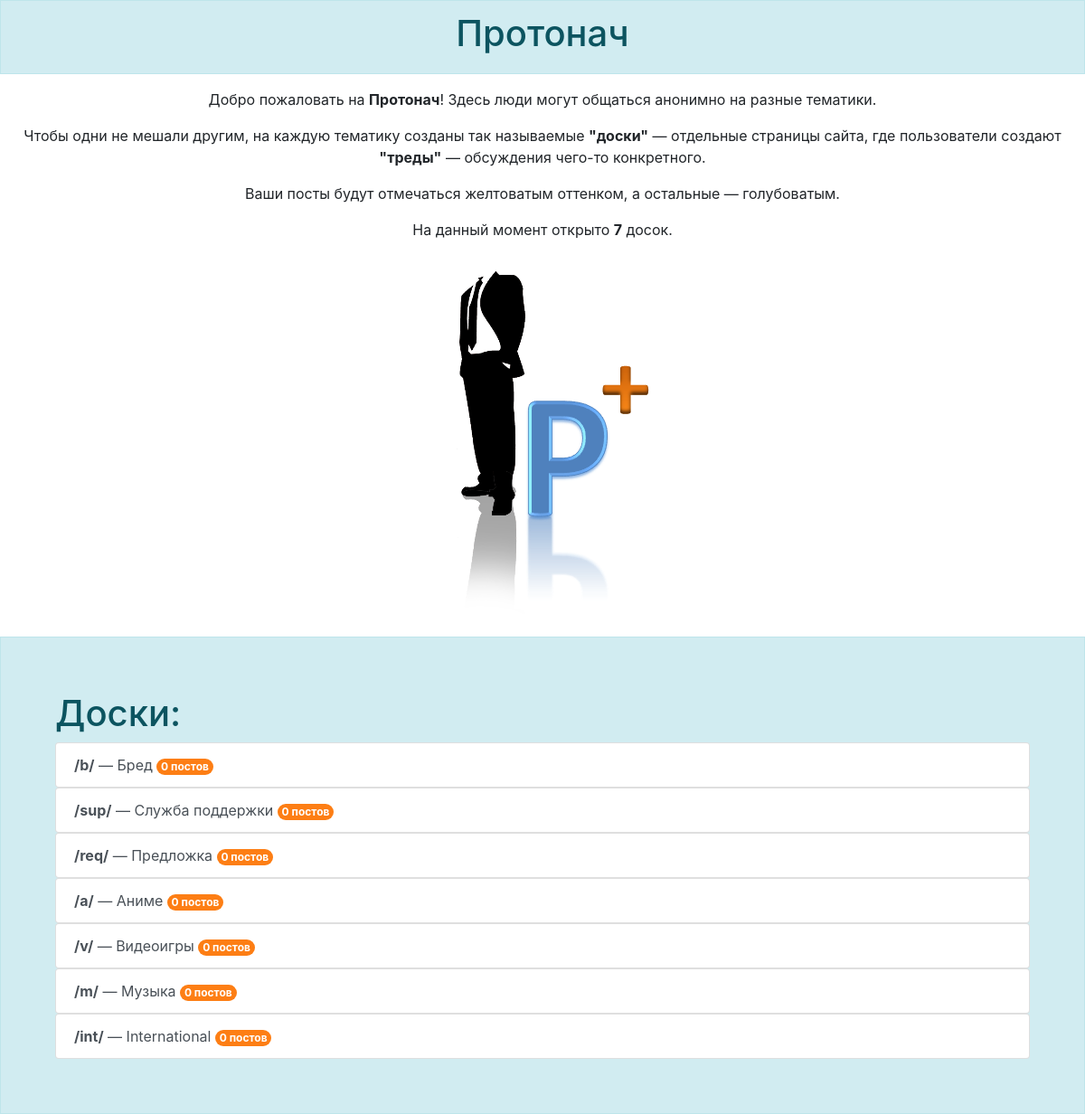
The page / on the database its author committed.
### data/boards.py (models this page shows)
class Boards(SqlAlchemyBase):
    __tablename__ = 'boards'
    name = sqlalchemy.Column(sqlalchemy.String, primary_key=True, unique=True)
    full_name = sqlalchemy.Column(sqlalchemy.String, nullable=False)
    about = sqlalchemy.Column(sqlalchemy.Text, nullable=False)
    posts = orm.relation("Posts", back_populates='board')

### main.py (the view)
@app.route("/")
def index():
    ip = get_ip()
    if "message" in session:
        session.pop("message")
    clear_captcha_from_ip(ip)
    db_sess = db_session.create_session()
    boards = db_sess.query(Boards)
    posts = {}
    for board in boards:
        posts[board.name] = db_sess.query(Posts).filter(Posts.board_name == board.name).count()
    return render_template("index.html", boards=boards, boards_count=boards.count(), posts=posts)

### data/db_session.py (called while the page is built)
def create_session() -> Session:
    global __factory
    return __factory()

### main.py (called while the page is built)
def clear_captcha_from_ip(ip):
    if ip in captcha_for_ip:
        if os.path.isfile(f"static/media/captchas/{captcha_for_ip[ip][0]}.png"):
            os.remove(f"static/media/captchas/{captcha_for_ip.pop(ip)[0]}.png")

def get_ip():
    if PYTHONANYWHERE:
        return request.headers['X-Real-IP']
    return request.remote_addr

### templates/index.html (shortened to what this page needs)
<!DOCTYPE html>
<html lang="ru">
<head>
    <link rel="stylesheet"
          href="https://stackpath.bootstrapcdn.com/bootstrap/4.4.1/css/bootstrap.min.css"
>
    <link rel="stylesheet" type="text/css" href="/static/css/stylesheet.css">
</head>
<body>
    <header>
        <div class="alertwithoutround alert-info" role="alert">
            <h1 class="aligncenter">Протонач</h1>
        </div>
    </header>
    <p class="aligncenter">
        Добро пожаловать на <b>Протонач</b>! Здесь люди могут общаться анонимно на разные тематики.
    </p>
    <p class="aligncenter">
        Чтобы одни не мешали другим, на каждую тематику созданы так называемые <b>"доски"</b> — отдельные страницы сайта, где пользователи создают <b>"треды"</b> — обсуждения чего-то конкретного.
    </p>
    <p class="aligncenter">
        Ваши посты будут отмечаться желтоватым оттенком, а остальные — голубоватым.
    </p>
    <p class="aligncenter">
        {% if boards_count % 10 == 0 or boards_count % 10 >= 5 or (11 <= boards_count % 100 <= 19) %}
        На данный момент открыто <b>{{ boards_count }}</b> досок.
        {% elif boards_count % 10 == 1 %}
        На данный момент открыта <b>{{ boards_count }}</b> доска.
        {% else %}
        На данный момент открыты <b>{{ boards_count }}</b> доски.
        {% endif %}
    </p>
    <p class="aligncenter">
        <img src="/static/media/anon.png">
    </p>
    {% if boards_count %}
        <div class="boardslist">
            <h1 class="colortext">
                Доски:
            </h1>
            <div class="list-group">
                {% for board in boards %}
                <div class="ms-2 me-auto">
                    <a href="/{{ board.name }}">
                        <button type="button" class="list-group-item list-group-item-action">
                            <b>/{{ board.name }}/</b> — {{ board.full_name }}
                            <span class="badge bg-orange rounded-pill whitetext">
                                {% if posts[board.name] % 10 == 0 or posts[board.name] % 10 >= 5 or (11 <= posts[board.name] % 100 <= 19) %}
                                {{ posts[board.name] }} постов
                                {% elif posts[board.name] % 10 == 1 %}
                                {{ posts[board.name] }} пост
                                {% else %}
                                {{ posts[board.name] }} поста
                                {% endif %}
                            </span>
                        </button>
                    </a>
                </div>
                {% endfor %}
            </div>
        </div>
    {% endif %}
</body>
</html>

### static/css/stylesheet.css (style rules this page uses)
.aligncenter { text-align: center; }
.alertwithoutround { position: relative; padding: 0.75rem 1.25rem; margin-bottom: 1rem; border: 1px solid #bee5eb; }
.boardslist { padding: 5%; background-color: #d1ecf1; border: 1px solid #bee5eb; color: #0c5460; }
.whitetext { color: #ffffff; }
.bg-orange { background-color: #fd7e14; }

### rows shown on the page
Boards: name "b", full_name "Бред", posts "0"
Boards: name "sup", full_name "Служба поддержки", posts "0"
Boards: name "req", full_name "Предложка", posts "0"
Boards: name "a", full_name "Аниме", posts "0"
Boards: name "v", full_name "Видеоигры", posts "0"
Boards: name "m", full_name "Музыка", posts "0"
Boards: name "int", full_name "International", posts "0"

### other values the page prints
{{ boards_count }} "7"
